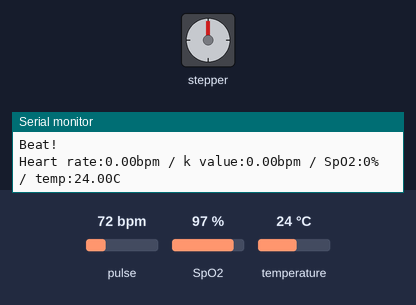
Bench run of a sketch on a simulated Arduino Uno, built with avr-gcc and run on an emulated ATmega328P. On the bench: stepper motor, the last lines printed to the serial monitor. The test bench sets the inputs (shaded band); at power-on: pulse 72 bpm, SpO2 97 %, temperature 24 °C. Stepper angles assume 2048 steps per turn.

Above: at 1.2 s.
1.3 s: pulse set to 130 bpm
At 2.17 s:
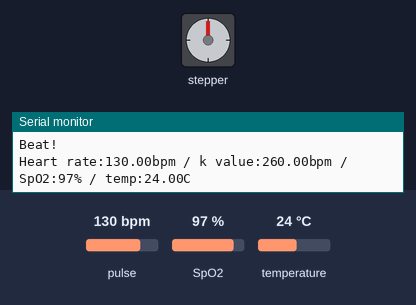
At 2.78 s:
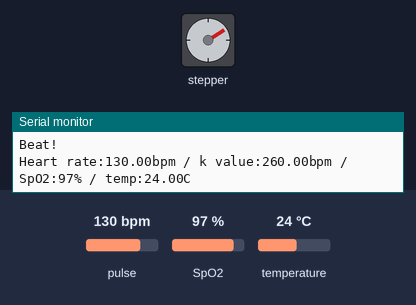
Timing chart, 0 to 17.4 s (numbered marks = the images above; inputs shaded):
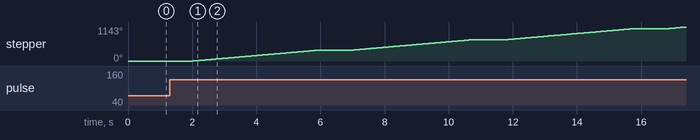

The sketch:

biomed.ino
```cpp
#include <Wire.h>
#include "MAX30100_PulseOximeter.h"
#include <Stepper.h>
#define STEPS 32
#define REPORTING_PERIOD_MS     1000
#include<SoftwareSerial.h>
PulseOximeter pox;

uint32_t tsLastReport = 0;
Stepper stepper(STEPS, 8, 10, 9, 11);
/* Create object named bt of the class SoftwareSerial */
SoftwareSerial bt(7 ,5); /* (Rx,Tx) */

int val = 0;
double k =0;
void onBeatDetected()
{
    Serial.println("Beat!");
}

void setup()
{
    Serial.begin(115200);
    stepper.setSpeed(1000);
    Serial.println("Initializing MAX30100");
    pox.begin();
    pox.setOnBeatDetectedCallback(onBeatDetected);
    bt.begin(9600); /* Define baud rate for software serial communication */
    Serial.begin(9600); /* Define baud rate for serial communication */
}


void loop()
{
    pox.update();
    if (millis() - tsLastReport > REPORTING_PERIOD_MS) {
        Serial.print("Heart rate:");
        Serial.print(pox.getHeartRate());
        Serial.print("bpm / k value:");
        k=pox.getHeartRate()*2;
        Serial.print(k);
        Serial.print("bpm / SpO2:");
        Serial.print(pox.getSpO2());
        Serial.print("% / temp:");
       Serial.print(pox.getTemperature());
        Serial.println("C");

        tsLastReport = millis();
        bt.print(k);
        bt.print(",");
        bt.print(pox.getSpO2());
        bt.print(",");
        bt.print(pox.getTemperature());

    }
    if(k>50)
    {
      val=2048;
      stepper.step(val);
      Serial.println(val);
      delay(1000);
    }
}
```
